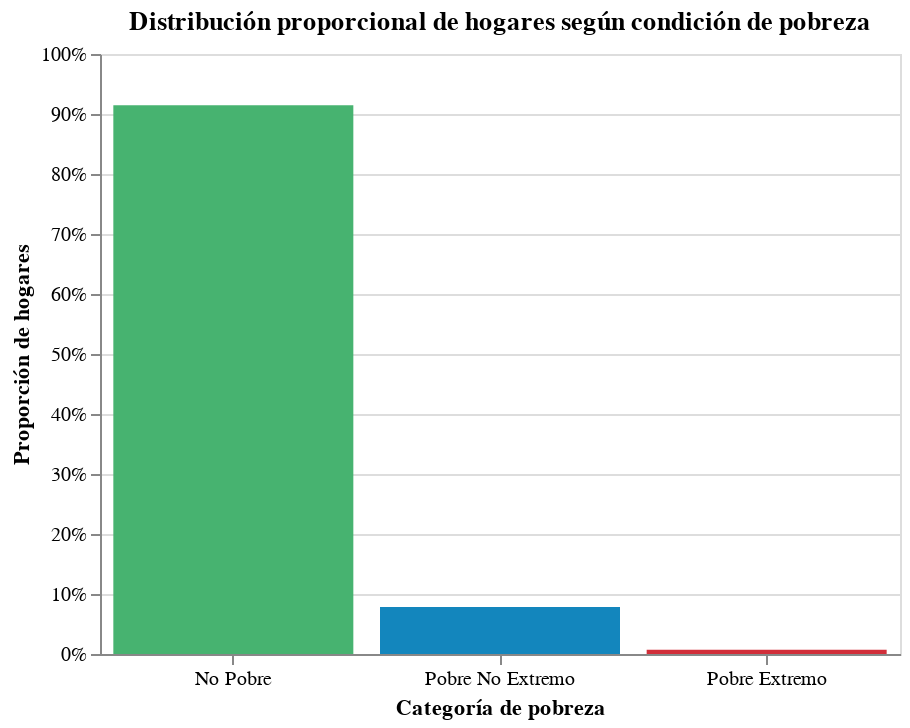

Notebook code cell kept with this figure:
### Code cell
chart = alt.Chart(df_pobreza).mark_bar().encode(
    x=alt.X("POBREZA:N", 
            sort=alt.SortField(field="Proporción", order="descending"),
            axis=alt.Axis(title="Categoría de pobreza", labelAngle=0)),
    y=alt.Y("Proporción:Q", title="Proporción de hogares", axis=alt.Axis(format='%')),
    color=alt.Color(
        "POBREZA:N",
        legend=None,
        scale=alt.Scale(
            domain=df_pobreza["POBREZA"].tolist(),  # categorías de pobreza
            range=["#47B370", "#1386BD", "#D12E39"]  # colores personalizados
        )
    )
).properties(
    title="Distribución proporcional de hogares según condición de pobreza",
    width=400,
    height=300
)

chart.display()

### Figure 1 — Vega-Lite specification as saved in the notebook (floating-point values rounded to 4 significant figures)
{"config": {"view": {"continuousWidth": 300, "continuousHeight": 300}}, "data": {"name": "data-e48aef2524d4ccdcb65a62e573a787c7"}, "mark": {"type": "bar"}, "encoding": {"color": {"field": "POBREZA", "legend": null, "scale": {"domain": ["No Pobre", "Pobre No Extremo", "Pobre Extremo"], "range": ["#47B370", "#1386BD", "#D12E39"]}, "type": "nominal"}, "x": {"axis": {"labelAngle": 0, "title": "Categoría de pobreza"}, "field": "POBREZA", "sort": {"field": "Proporción", "order": "descending"}, "type": "nominal"}, "y": {"axis": {"format": "%"}, "field": "Proporción", "title": "Proporción de hogares", "type": "quantitative"}}, "height": 300, "title": "Distribución proporcional de hogares según condición de pobreza", "width": 400, "$schema": "https://vega.github.io/schema/vega-lite/v5.20.1.json", "datasets": {"data-e48aef2524d4ccdcb65a62e573a787c7": [{"POBREZA": "No Pobre", "Proporción": 0.9145}, {"POBREZA": "Pobre No Extremo", "Proporción": 0.07824}, {"POBREZA": "Pobre Extremo", "Proporción": 0.007262}]}}
